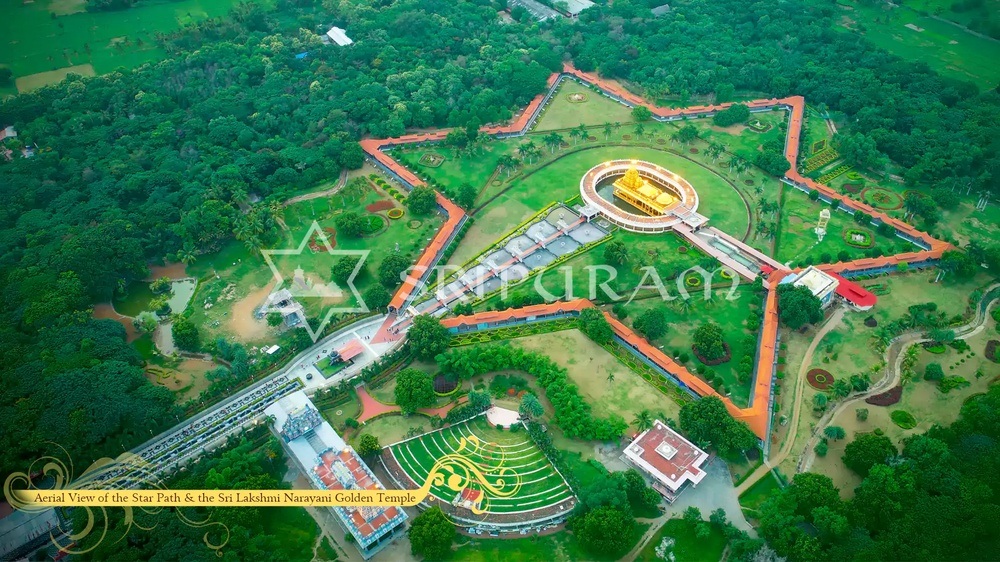
#> input picture Golden Temple.jpg, 1000 x 562 px, shrunk from 1920 x 1080 before the run
$ jupyter execute imgenhancement.ipynb   (older library calls are emulated)
#> lines starting #> are read from the running program, lines starting #| are printed output that depends on the picture
## Name: HEMNATH R
## Register Number: 212224240057
## Ex 5- Image Smoothing and Sharpening Using OpenCV

[cell 1]
import cv2
import matplotlib.pyplot as plt
import numpy as np

[cell 2]
image1=cv2.imread("Golden Temple.jpg")
#> image1 is the input picture: shape (562, 1000, 3); mean B, G, R 78, 120.7, 59.5
image2=cv2.cvtColor(image1,cv2.COLOR_BGR2RGB)
kernel=np.ones((11,11),np.float32)/169
image3=cv2.filter2D(image2,-1,kernel)
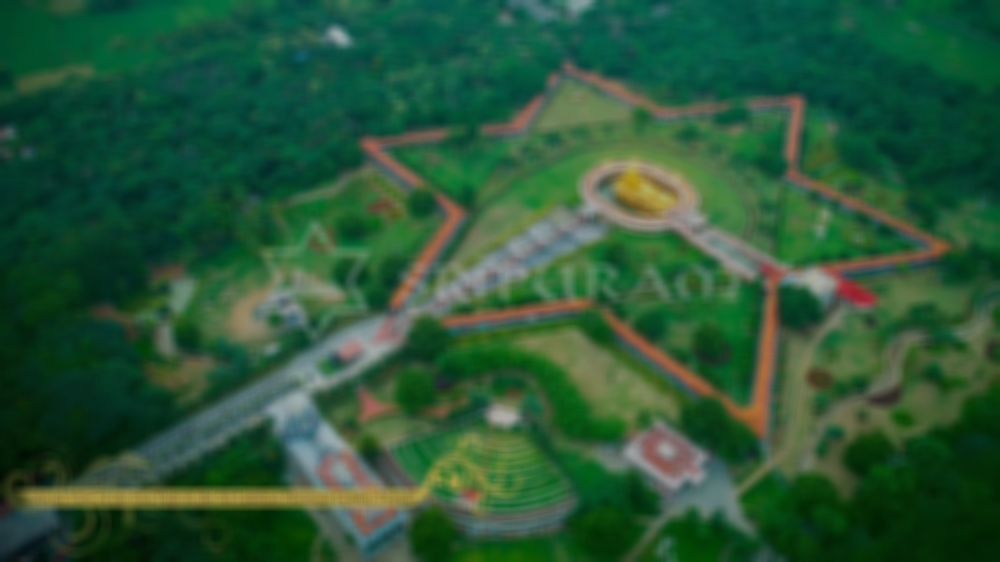
#> image3: shape (562, 1000, 3); mean R, G, B 42.6, 86.4, 55.8

[cell 3]
plt.figure(figsize=(9,9))
plt.subplot(1,2,1)
plt.imshow(image2)
plt.title("Original Image")
plt.axis("off")
plt.subplot(1,2,2)
plt.imshow(image3)
plt.title("Average Filter Image")
plt.axis("off")
plt.show()
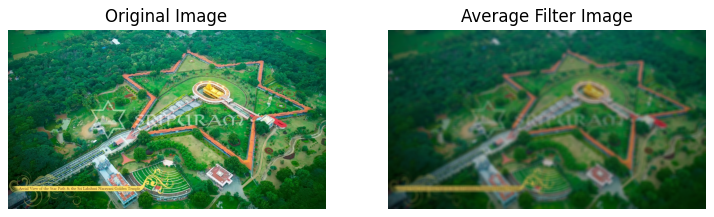
#> figure drawn by matplotlib, 2 panels

[cell 4]
kernel1=np.array([[1,2,1],[2,4,2],[1,2,1]])/16
image2=cv2.cvtColor(image1,cv2.COLOR_BGR2RGB)
image3=cv2.filter2D(image2,-1,kernel1)

[cell 5]
plt.subplot(1,2,1)
plt.imshow(image2)
plt.title("Original Image")
plt.axis("off")
plt.subplot(1,2,2)
plt.imshow(image3)
plt.title("Weighted Average Filter Image")
plt.axis("off")
plt.show()
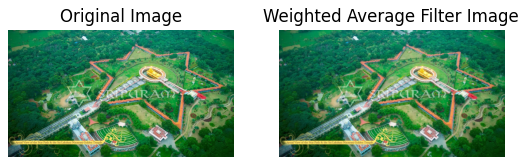
#> figure drawn by matplotlib, 2 panels

[cell 6]
gaussian_blur=cv2.GaussianBlur(image2,(33,33),0,0)
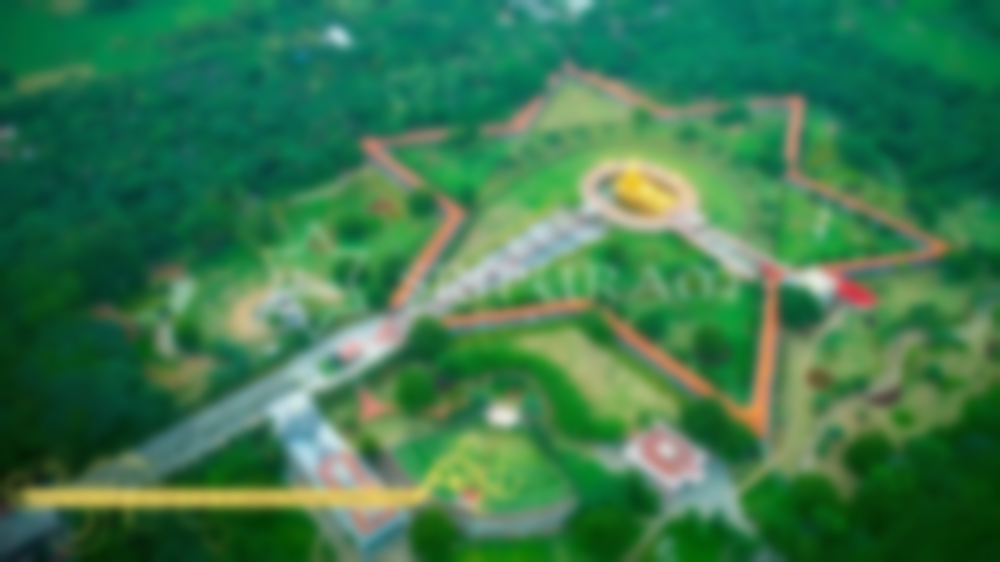
#> gaussian_blur: shape (562, 1000, 3); mean R, G, B 59.5, 120.7, 78

[cell 7]
plt.subplot(1,2,1)
plt.imshow(image2)
plt.title("Original Image")
plt.axis("off")
plt.subplot(1,2,2)
plt.imshow(gaussian_blur)
plt.title("Gaussian Blur")
plt.axis("off")
plt.show()

[cell 8]
median=cv2.medianBlur(image2,13)
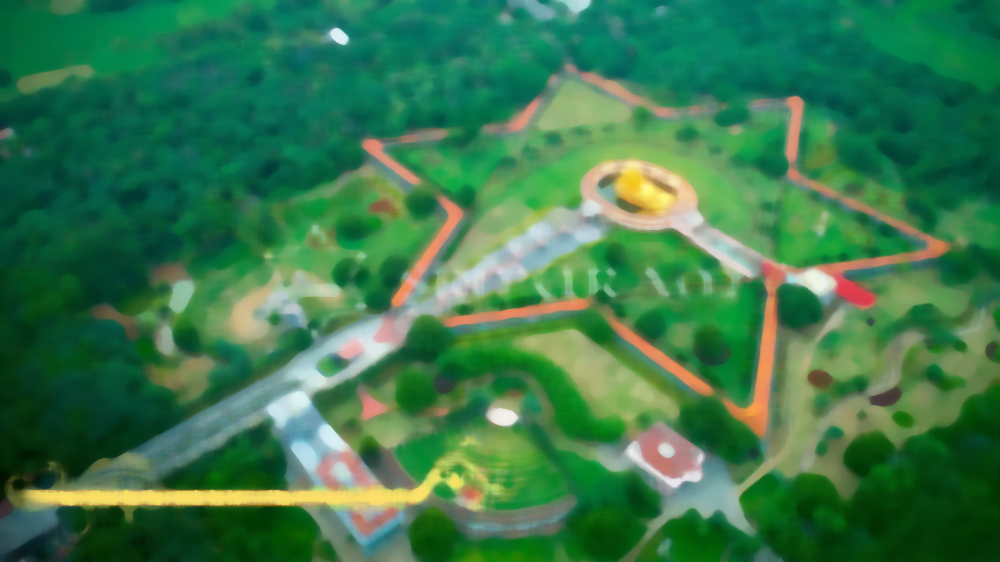
#> median: shape (562, 1000, 3); mean R, G, B 57.6, 120.5, 76.6
plt.figure(figsize=(9,9))
plt.subplot(1,2,1)
plt.imshow(image2)
plt.title("Original Image")
plt.axis("off")
plt.subplot(1,2,2)
plt.imshow(median)
plt.title("Median Blur")
plt.axis("off")
plt.show()

[cell 9]
kernel2=np.array([[-1,-1,-1],[2,-2,1],[2,1,-1]])
image3=cv2.filter2D(image2,-1,kernel2)
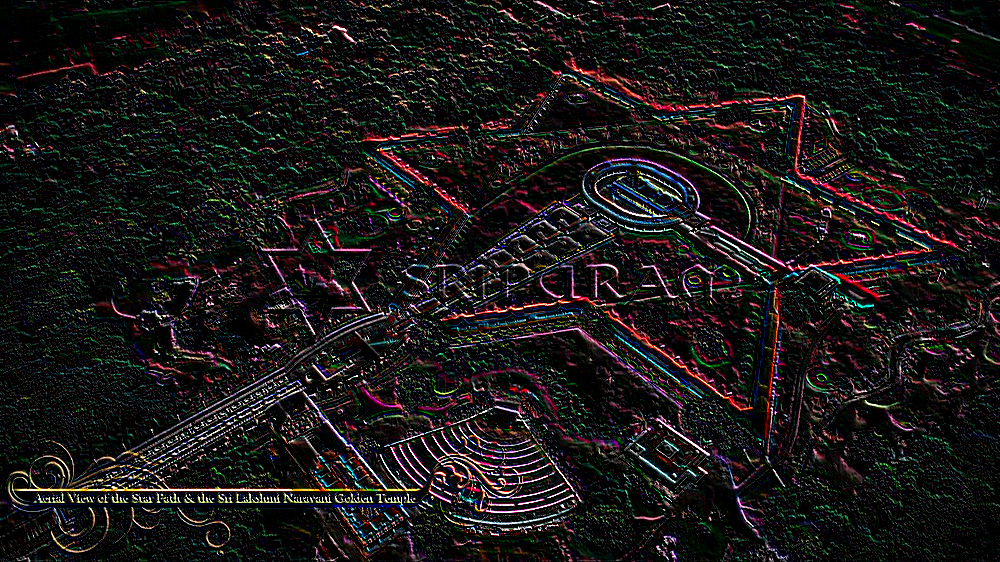
#> image3: shape (562, 1000, 3); mean R, G, B 25.5, 22.9, 22.9
plt.subplot(1,2,1)
plt.imshow(image2)
plt.title("Original Image")
plt.axis("off")
plt.subplot(1,2,2)
plt.imshow(image3)
plt.title("Laplacian Kernel")
plt.axis("off")
plt.show()

[cell 10]
laplacian=cv2.Laplacian(image2,cv2.CV_64F)
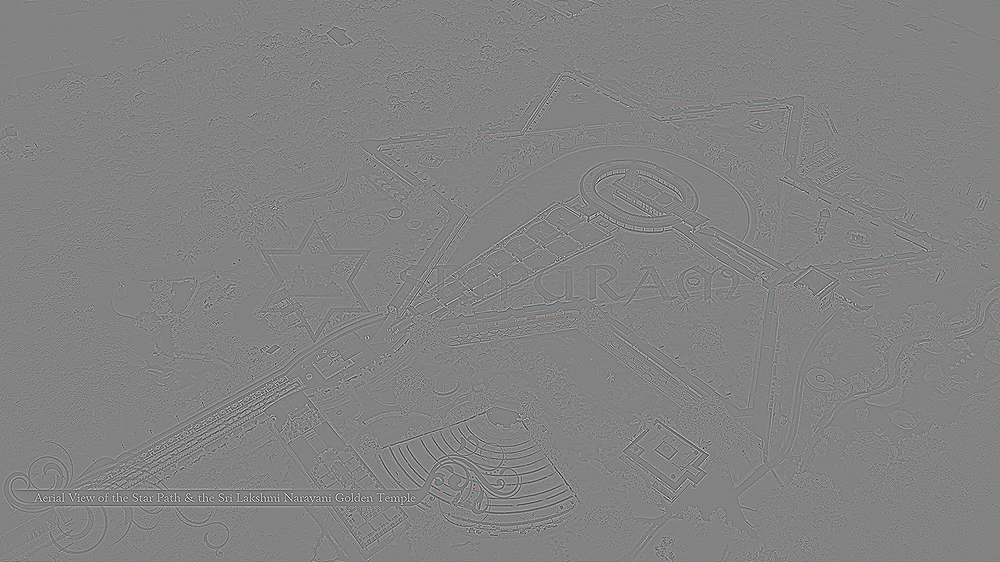
#> laplacian: shape (562, 1000, 3) float64; mean R, G, B 0, 0, 0; drawn with min black and max white
plt.subplot(1,2,1)
plt.imshow(image2)
plt.title("Original Image")
plt.axis("off")
plt.subplot(1,2,2)
plt.imshow(laplacian)
plt.title("Laplacian Operator")
plt.axis("off")
plt.show()
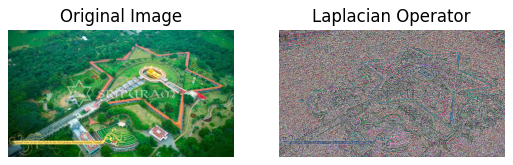
#> figure drawn by matplotlib, 2 panels
